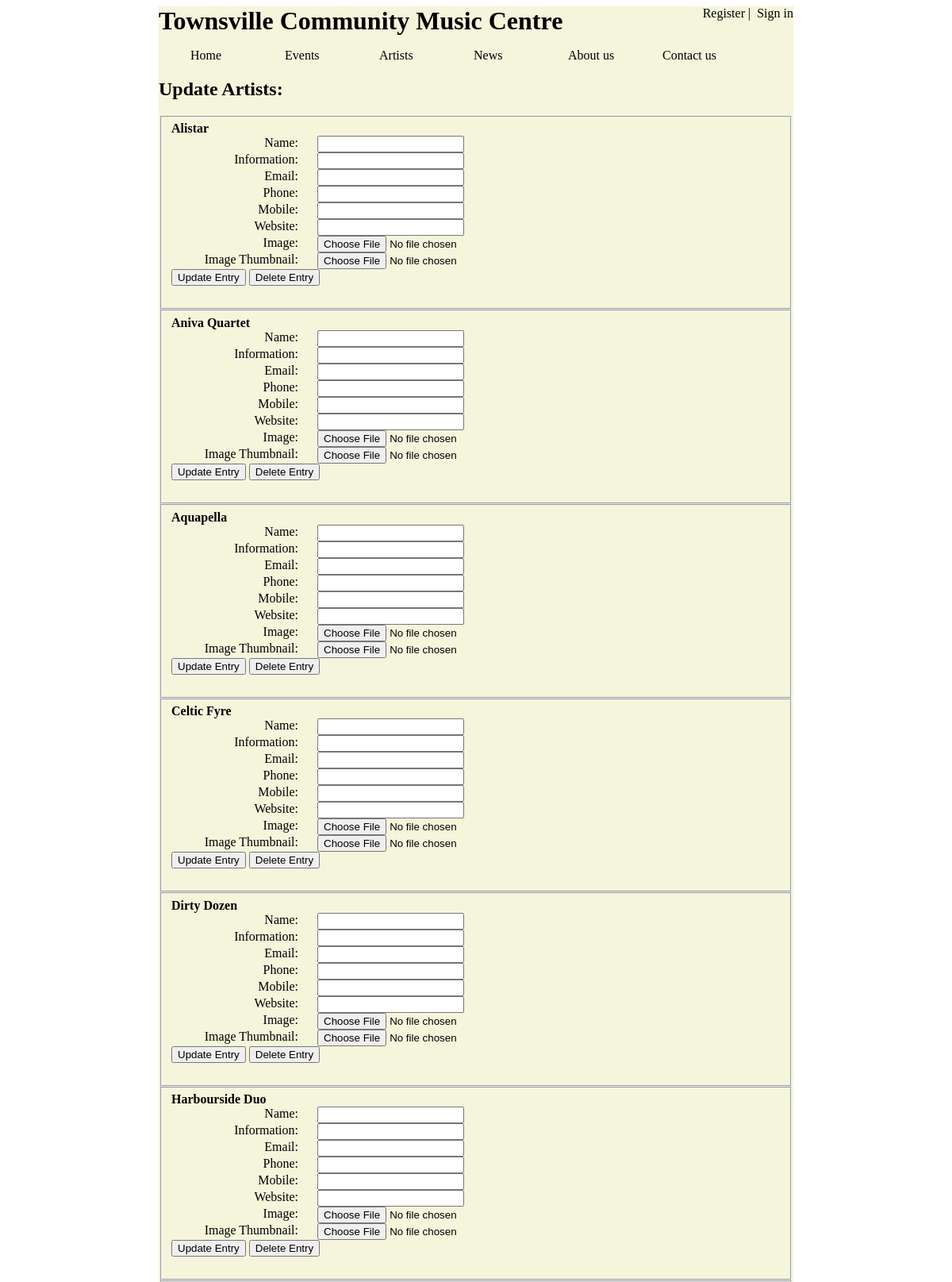
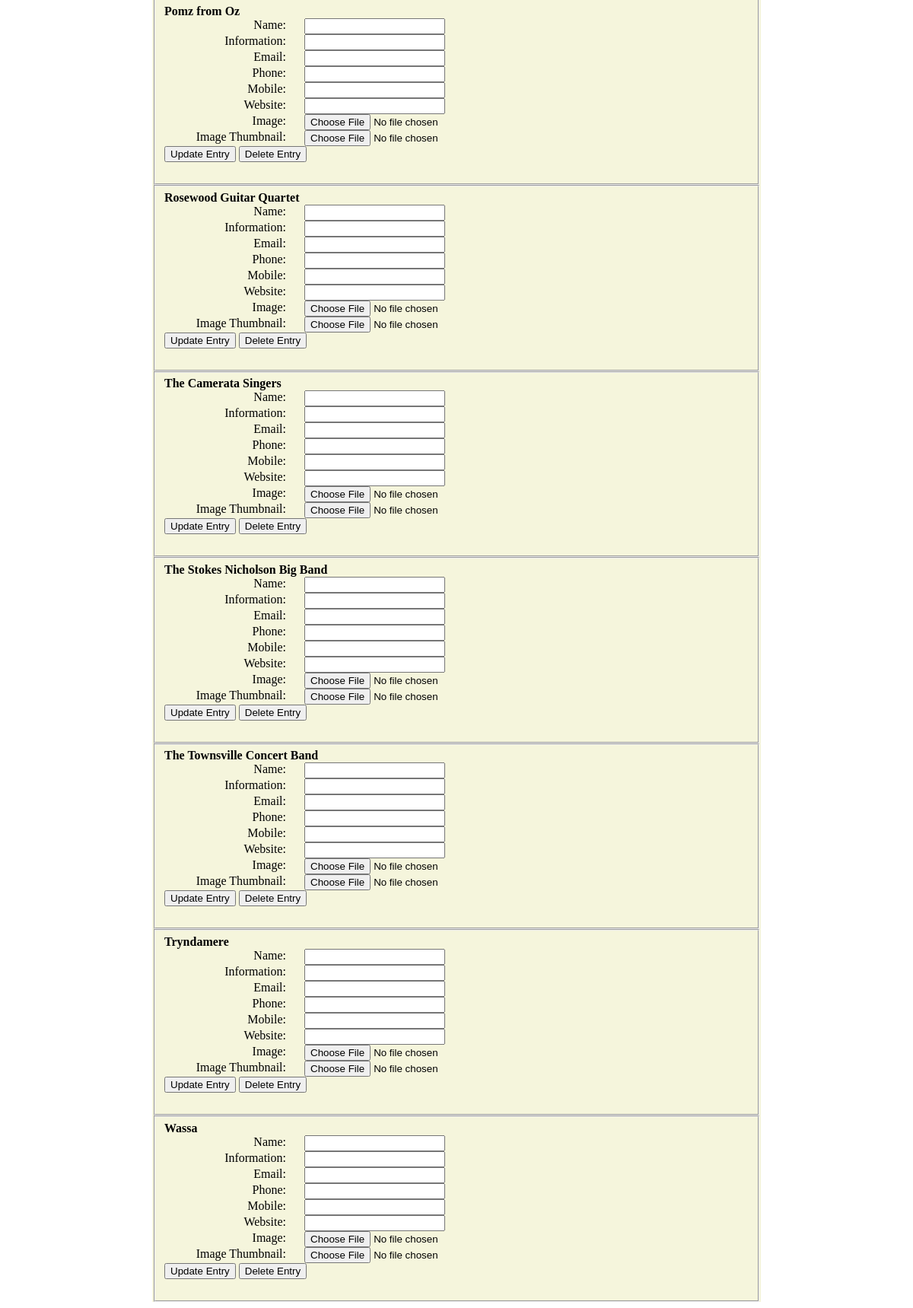
Page /updateArtist.php on the earlier database version (2 pictures, top to bottom).
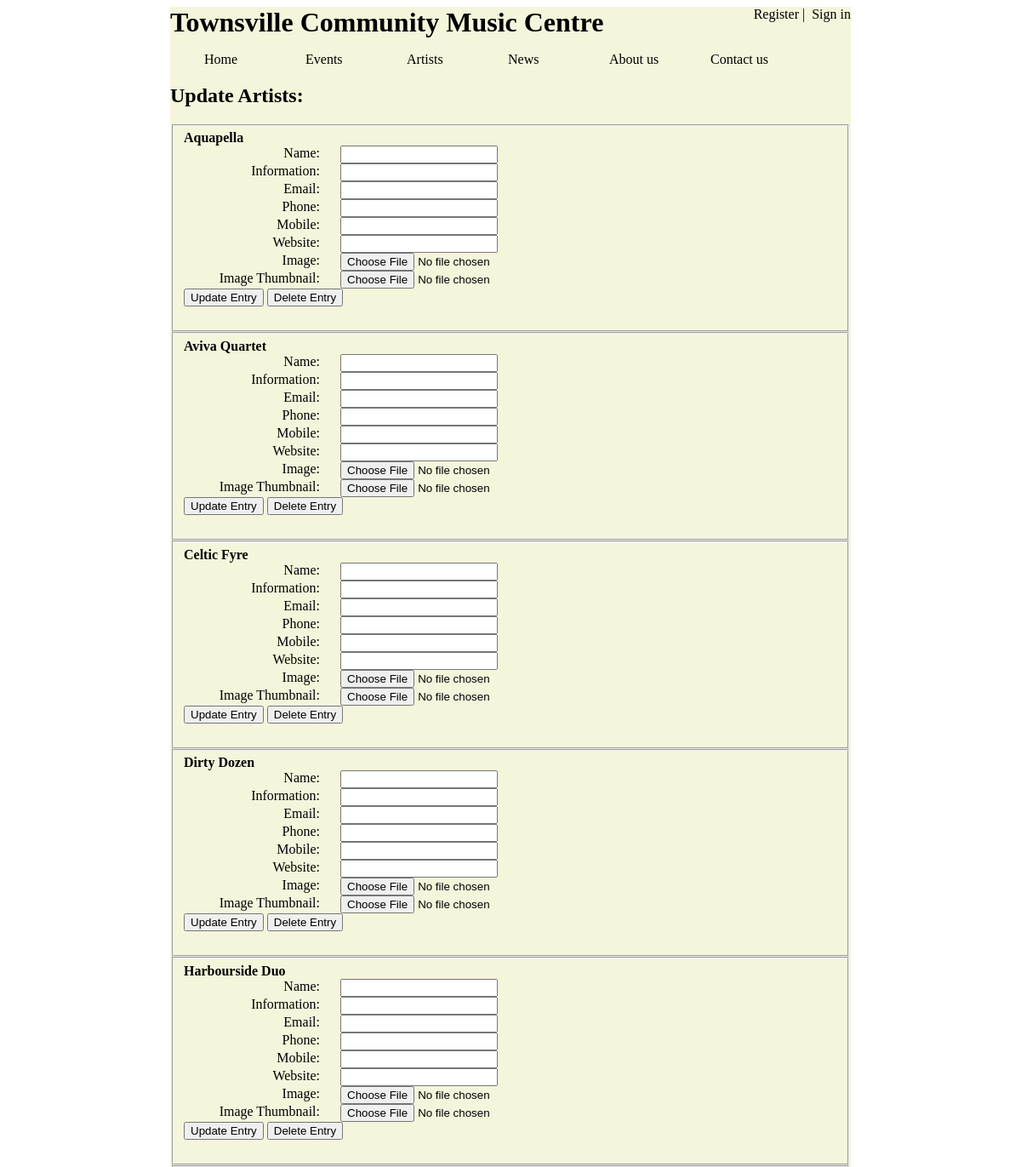
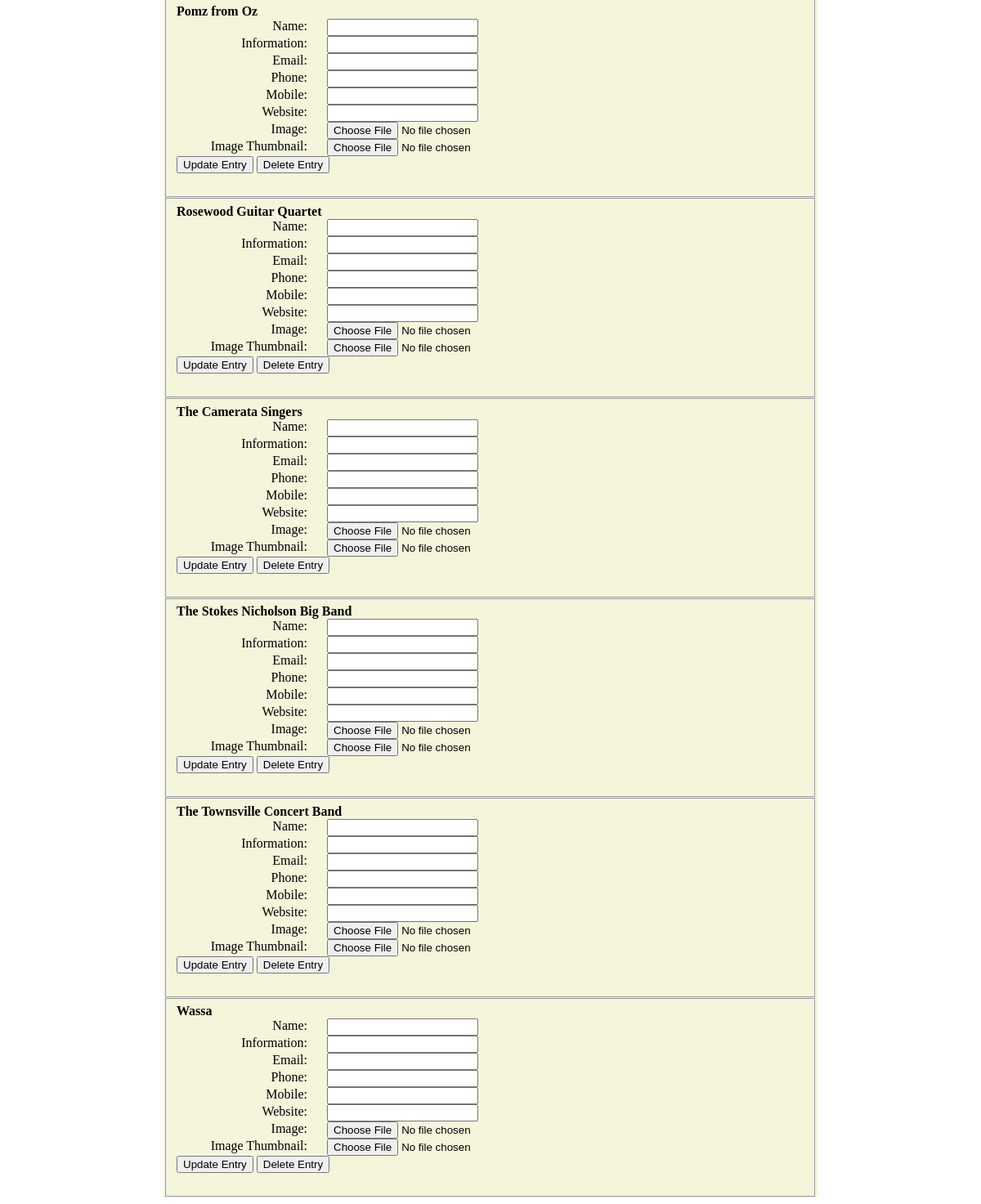
Same page on the later database version (2 pictures, top to bottom).
### tables this page shows
CREATE TABLE "artists" (
  "id" integer NULL PRIMARY KEY AUTOINCREMENT,
  "name" text NULL,
  "info" text NULL,
  "email" text NULL,
  "phone" text NULL,
  "mobile" text NULL,
  "website" text NULL,
  "image" blob NULL,
  "imagethumb" blob NULL
);

### updateArtist.php (the view, shortened to what this page needs)
<?php
include("dbconnect.php")
?>
<!doctype html>
<html>
<head>
    <link rel="stylesheet" type="text/css" href="main.css">
</head>
<body>
<div id="content">
    <?php
    include("template.php");
    ?>
    <h2>Update Artists:</h2>
    <?php
    $sql = "SELECT * FROM artists ORDER BY name ASC";
    foreach ($dbh->query($sql) as $row) {
        ?>
        <form id="update/DeleteForm" name="update/DeleteForm" method="post" action="dbprocess.php"
              enctype="multipart/form-data">
            <fieldset>
                <?php
                echo "<b>$row[name] </b><br>
        <label for='name'>Name: </label>
        <input type='text' name='name'/>
        <br>
        <label for='info'>Information: </label>
        <input type='text' name='info'/>
        <br>
        <label for='email'>Email: </label>
        <input type='text' name='email'/>
        <br>
        <label for='phone'>Phone: </label>
        <input type='text' name='phone'/>
        <br>
        <label for='mobile'>Mobile: </label>
        <input type='text' name='mobile'/>
        <br>
        <label for='website'>Website: </label>
        <input type='text' name='website'/>
        <br>
        <label for='imagefile'>Image: </label>
        <input type='file' name='imagefile' />
        <br>
        <label for='imagethumb'>Image Thumbnail: </label>
        <input type='file' name='imagethumb' />
        <br>
        <input type='hidden' name='id' value='$row[id]'/>";
                ?>
                <input type="submit" name="submit" value="Update Entry">
                <input type="submit" name="submit" value="Delete Entry" class="deleteButton">
                <br>
                <br>
            </fieldset>
        </form>
        <?php
    }
    ?>
</div>
</body>
</html>

Differences in the rows shown:
removed artists: name "Alistar"
removed artists: name "Tryndamere"
shown differently, row unchanged: artists "Aquapella": moves up the list
changed artists: name "Aniva Quartet" → "Aviva Quartet"
